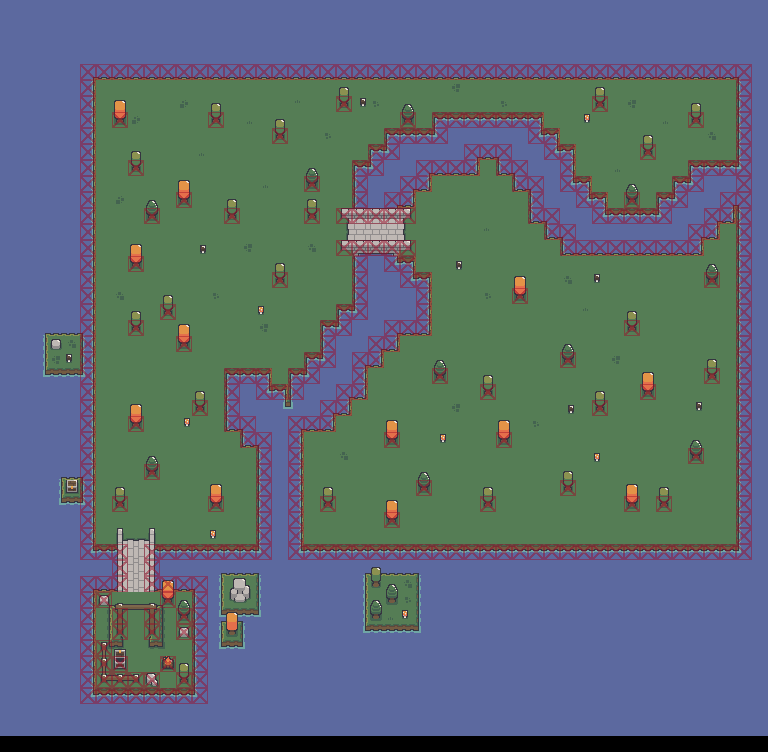

Below is a game level as drawn by its tile map, then a one-line description and the .tmx that defines it (tile-layer data replaced by summaries):
An orthogonal 48x47 tile map with 16x16 px tiles, 4 tile layers (Floor, Floor decoraions, Decorations, Walls), 5 tilesets.

<map version="1.9" tiledversion="1.9.2" orientation="orthogonal" renderorder="left-up" width="48" height="47" tilewidth="16" tileheight="16" infinite="0" nextlayerid="8" nextobjectid="1">
 <tileset firstgid="1" source="../tilesets/forest_.tsx" />
 <tileset firstgid="541" source="../tilesets/forestDecoration_0.tsx" />
 <tileset firstgid="662" source="../tilesets/forestDecoration_1.tsx" />
 <tileset firstgid="827" source="../tilesets/forestDecoration_2.tsx" />
 <tileset firstgid="1377" source="../tilesets/utilities.tsx" />
 <layer id="1" name="Floor" width="48" height="47">
  <data>[2256 cells, 2208 non-empty, 31 distinct tile ids]</data>
 </layer>
 <layer id="5" name="Floor decoraions" width="48" height="47">
  <data>[2256 cells, 74 non-empty, 34 distinct tile ids]</data>
 </layer>
 <layer id="4" name="Decorations" width="48" height="47">
  <data>[2256 cells, 128 non-empty, 30 distinct tile ids]</data>
 </layer>
 <layer id="7" name="Walls" width="48" height="47" opacity="0.46">
  <data>[2256 cells, 370 non-empty, 1 distinct tile ids]</data>
 </layer>
</map>
